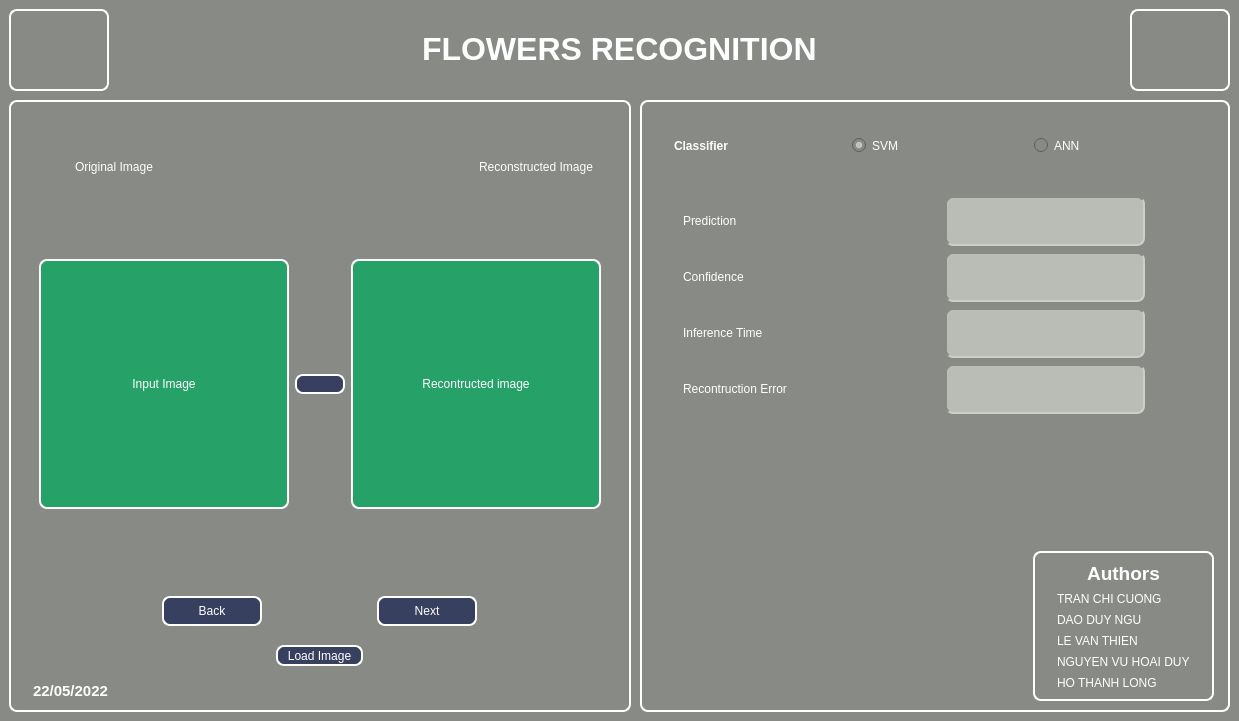
<?xml version="1.0" encoding="UTF-8"?>
<ui version="4.0">
 <class>Form</class>
 <widget class="QWidget" name="Form">
  <property name="geometry">
   <rect>
    <x>0</x>
    <y>0</y>
    <width>1239</width>
    <height>721</height>
   </rect>
  </property>
  <property name="windowTitle">
   <string>Form</string>
  </property>
  <property name="styleSheet">
   <string notr="true">background-color: rgb(136, 138, 133);</string>
  </property>
  <layout class="QVBoxLayout" name="verticalLayout_3">
   <property name="spacing">
    <number>0</number>
   </property>
   <property name="leftMargin">
    <number>0</number>
   </property>
   <property name="topMargin">
    <number>0</number>
   </property>
   <property name="rightMargin">
    <number>0</number>
   </property>
   <property name="bottomMargin">
    <number>0</number>
   </property>
   <item>
    <widget class="QFrame" name="frame_3">
     <property name="maximumSize">
      <size>
       <width>16777215</width>
       <height>100</height>
      </size>
     </property>
     <property name="frameShape">
      <enum>QFrame::NoFrame</enum>
     </property>
     <property name="frameShadow">
      <enum>QFrame::Raised</enum>
     </property>
     <layout class="QHBoxLayout" name="horizontalLayout">
      <property name="leftMargin">
       <number>9</number>
      </property>
      <property name="topMargin">
       <number>9</number>
      </property>
      <item>
       <widget class="QLabel" name="logo_1">
        <property name="maximumSize">
         <size>
          <width>100</width>
          <height>100</height>
         </size>
        </property>
        <property name="styleSheet">
         <string notr="true">border-color: rgb(255 ,255,255);
font: 75 15pt &quot;Ubuntu Condensed&quot;;
border-width : 1.5px;
border-style:inset;
border-radius: 8px;
padding: 0 5px;
color: rgb(255, 255, 255);</string>
        </property>
        <property name="text">
         <string/>
        </property>
       </widget>
      </item>
      <item alignment="Qt::AlignHCenter">
       <widget class="QLabel" name="label_15">
        <property name="styleSheet">
         <string notr="true">font: 75 15pt &quot;Ubuntu Condensed&quot;;
color: rgb(255, 255, 255)
</string>
        </property>
        <property name="text">
         <string>&lt;html&gt;&lt;head/&gt;&lt;body&gt;&lt;p&gt;&lt;span style=&quot; font-size:24pt; font-weight:600;&quot;&gt;FLOWERS RECOGNITION&lt;/span&gt;&lt;/p&gt;&lt;/body&gt;&lt;/html&gt;</string>
        </property>
       </widget>
      </item>
      <item>
       <widget class="QLabel" name="logo_2">
        <property name="maximumSize">
         <size>
          <width>100</width>
          <height>100</height>
         </size>
        </property>
        <property name="styleSheet">
         <string notr="true">border-color: rgb(255 ,255,255);
font: 75 15pt &quot;Ubuntu Condensed&quot;;
border-width : 1.5px;
border-style:inset;
border-radius: 8px;
padding: 0 5px;
color: rgb(255, 255, 255);</string>
        </property>
        <property name="text">
         <string/>
        </property>
       </widget>
      </item>
     </layout>
    </widget>
   </item>
   <item>
    <widget class="QFrame" name="frame_4">
     <property name="frameShape">
      <enum>QFrame::NoFrame</enum>
     </property>
     <property name="frameShadow">
      <enum>QFrame::Raised</enum>
     </property>
     <layout class="QHBoxLayout" name="horizontalLayout_2">
      <property name="spacing">
       <number>9</number>
      </property>
      <property name="leftMargin">
       <number>9</number>
      </property>
      <property name="topMargin">
       <number>0</number>
      </property>
      <property name="rightMargin">
       <number>9</number>
      </property>
      <property name="bottomMargin">
       <number>9</number>
      </property>
      <item>
       <widget class="QFrame" name="frame_2">
        <property name="maximumSize">
         <size>
          <width>800</width>
          <height>16777215</height>
         </size>
        </property>
        <property name="styleSheet">
         <string notr="true">border-color: rgb(255 ,255,255);
font: 75 15pt &quot;Ubuntu Condensed&quot;;
border-width : 1.5px;
border-style:inset;
border-radius: 8px;
padding: 0 5px;
color: rgb(255, 255, 255);</string>
        </property>
        <property name="frameShape">
         <enum>QFrame::NoFrame</enum>
        </property>
        <property name="frameShadow">
         <enum>QFrame::Raised</enum>
        </property>
        <layout class="QVBoxLayout" name="verticalLayout_4">
         <item>
          <widget class="QFrame" name="frame_5">
           <property name="styleSheet">
            <string notr="true">border:none;</string>
           </property>
           <property name="frameShape">
            <enum>QFrame::NoFrame</enum>
           </property>
           <property name="frameShadow">
            <enum>QFrame::Raised</enum>
           </property>
           <layout class="QGridLayout" name="gridLayout_2">
            <property name="topMargin">
             <number>0</number>
            </property>
            <property name="verticalSpacing">
             <number>0</number>
            </property>
            <item row="0" column="0" alignment="Qt::AlignRight|Qt::AlignTop">
             <widget class="QLabel" name="label_5">
              <property name="maximumSize">
               <size>
                <width>16777215</width>
                <height>50</height>
               </size>
              </property>
              <property name="text">
               <string>Original Image</string>
              </property>
             </widget>
            </item>
            <item row="0" column="1" colspan="3">
             <widget class="QLabel" name="label_6">
              <property name="maximumSize">
               <size>
                <width>16777215</width>
                <height>50</height>
               </size>
              </property>
              <property name="text">
               <string/>
              </property>
             </widget>
            </item>
            <item row="0" column="4" alignment="Qt::AlignLeft|Qt::AlignTop">
             <widget class="QLabel" name="label_14">
              <property name="maximumSize">
               <size>
                <width>16777215</width>
                <height>50</height>
               </size>
              </property>
              <property name="text">
               <string>Reconstructed Image</string>
              </property>
             </widget>
            </item>
            <item row="1" column="0" colspan="2" alignment="Qt::AlignLeft">
             <widget class="QLabel" name="screen_or">
              <property name="minimumSize">
               <size>
                <width>250</width>
                <height>250</height>
               </size>
              </property>
              <property name="maximumSize">
               <size>
                <width>250</width>
                <height>250</height>
               </size>
              </property>
              <property name="styleSheet">
               <string notr="true">background-color: rgb(38, 162, 105);
border-color: rgb(255 ,255,255);
font: 75 15pt &quot;Ubuntu Condensed&quot;;
border-width : 1.5px;
border-style:inset;
border-radius: 8px;
padding: 0 5px;
color: rgb(255, 255, 255);</string>
              </property>
              <property name="text">
               <string>Input Image</string>
              </property>
              <property name="alignment">
               <set>Qt::AlignCenter</set>
              </property>
             </widget>
            </item>
            <item row="1" column="2" alignment="Qt::AlignVCenter">
             <widget class="Line" name="line">
              <property name="minimumSize">
               <size>
                <width>50</width>
                <height>20</height>
               </size>
              </property>
              <property name="styleSheet">
               <string notr="true">border-color: rgb(255 ,255,255);
font: 75 15pt &quot;Ubuntu Condensed&quot;;
background-color: rgb(56, 64, 95);
border-width : 1.5px;
border-style:inset;
border-radius: 8px;
padding: 0 5px;
color: rgb(255, 255, 255);</string>
              </property>
              <property name="frameShadow">
               <enum>QFrame::Plain</enum>
              </property>
              <property name="orientation">
               <enum>Qt::Horizontal</enum>
              </property>
             </widget>
            </item>
            <item row="1" column="3" colspan="2" alignment="Qt::AlignRight">
             <widget class="QLabel" name="screen_re">
              <property name="minimumSize">
               <size>
                <width>250</width>
                <height>250</height>
               </size>
              </property>
              <property name="maximumSize">
               <size>
                <width>250</width>
                <height>250</height>
               </size>
              </property>
              <property name="styleSheet">
               <string notr="true">background-color: rgb(38, 162, 105);
border-color: rgb(255 ,255,255);
font: 75 15pt &quot;Ubuntu Condensed&quot;;
border-width : 1.5px;
border-style:inset;
border-radius: 8px;
padding: 0 5px;
color: rgb(255, 255, 255);</string>
              </property>
              <property name="text">
               <string>Recontructed image</string>
              </property>
              <property name="alignment">
               <set>Qt::AlignCenter</set>
              </property>
             </widget>
            </item>
           </layout>
          </widget>
         </item>
         <item>
          <widget class="QFrame" name="frame_6">
           <property name="maximumSize">
            <size>
             <width>16777215</width>
             <height>100</height>
            </size>
           </property>
           <property name="styleSheet">
            <string notr="true">border: none;</string>
           </property>
           <property name="frameShape">
            <enum>QFrame::NoFrame</enum>
           </property>
           <property name="frameShadow">
            <enum>QFrame::Raised</enum>
           </property>
           <layout class="QVBoxLayout" name="verticalLayout_6">
            <item>
             <widget class="QFrame" name="frame_11">
              <property name="frameShape">
               <enum>QFrame::StyledPanel</enum>
              </property>
              <property name="frameShadow">
               <enum>QFrame::Raised</enum>
              </property>
              <layout class="QHBoxLayout" name="horizontalLayout_3">
               <item>
                <widget class="QPushButton" name="back_button">
                 <property name="maximumSize">
                  <size>
                   <width>100</width>
                   <height>30</height>
                  </size>
                 </property>
                 <property name="cursor">
                  <cursorShape>PointingHandCursor</cursorShape>
                 </property>
                 <property name="styleSheet">
                  <string notr="true">border-color: rgb(255 ,255,255);
font: 75 15pt &quot;Ubuntu Condensed&quot;;
background-color: rgb(56, 64, 95);
border-width : 1.5px;
border-style:inset;
border-radius: 8px;
padding: 0 5px;
color: rgb(255, 255, 255);</string>
                 </property>
                 <property name="text">
                  <string>Back</string>
                 </property>
                </widget>
               </item>
               <item>
                <widget class="QPushButton" name="next_button">
                 <property name="maximumSize">
                  <size>
                   <width>100</width>
                   <height>30</height>
                  </size>
                 </property>
                 <property name="cursor">
                  <cursorShape>PointingHandCursor</cursorShape>
                 </property>
                 <property name="styleSheet">
                  <string notr="true">border-color: rgb(255 ,255,255);
font: 75 15pt &quot;Ubuntu Condensed&quot;;
background-color: rgb(56, 64, 95);
border-width : 1.5px;
border-style:inset;
border-radius: 8px;
padding: 0 5px;
color: rgb(255, 255, 255);</string>
                 </property>
                 <property name="text">
                  <string>Next</string>
                 </property>
                </widget>
               </item>
              </layout>
             </widget>
            </item>
            <item alignment="Qt::AlignHCenter">
             <widget class="QToolButton" name="load_button">
              <property name="cursor">
               <cursorShape>PointingHandCursor</cursorShape>
              </property>
              <property name="styleSheet">
               <string notr="true">border-color: rgb(255 ,255,255);
font: 75 15pt &quot;Ubuntu Condensed&quot;;
background-color: rgb(56, 64, 95);
border-width : 1.5px;
border-style:inset;
border-radius: 8px;
padding: 0 5px;
color: rgb(255, 255, 255);</string>
              </property>
              <property name="text">
               <string>Load Image</string>
              </property>
             </widget>
            </item>
           </layout>
          </widget>
         </item>
         <item>
          <widget class="QLabel" name="label_16">
           <property name="maximumSize">
            <size>
             <width>16777215</width>
             <height>20</height>
            </size>
           </property>
           <property name="styleSheet">
            <string notr="true">font: 75 15pt &quot;Ubuntu Condensed&quot;;
color: rgb(255, 255, 255);
border: none;
</string>
           </property>
           <property name="text">
            <string>&lt;html&gt;&lt;head/&gt;&lt;body&gt;&lt;p&gt;&lt;span style=&quot; font-size:11pt; font-weight:600;&quot;&gt;22/05/2022&lt;/span&gt;&lt;/p&gt;&lt;/body&gt;&lt;/html&gt;</string>
           </property>
          </widget>
         </item>
        </layout>
       </widget>
      </item>
      <item>
       <widget class="QFrame" name="frame">
        <property name="styleSheet">
         <string notr="true">border-color: rgb(255 ,255,255);
font: 75 15pt &quot;Ubuntu Condensed&quot;;
border-width : 1.5px;
border-style:inset;
border-radius: 8px;
padding: 0 5px;
color: rgb(255, 255, 255);</string>
        </property>
        <property name="frameShape">
         <enum>QFrame::NoFrame</enum>
        </property>
        <property name="frameShadow">
         <enum>QFrame::Raised</enum>
        </property>
        <layout class="QVBoxLayout" name="verticalLayout">
         <item>
          <widget class="QFrame" name="frame_7">
           <property name="styleSheet">
            <string notr="true">border: none;</string>
           </property>
           <property name="frameShape">
            <enum>QFrame::NoFrame</enum>
           </property>
           <property name="frameShadow">
            <enum>QFrame::Raised</enum>
           </property>
           <layout class="QVBoxLayout" name="verticalLayout_5">
            <property name="leftMargin">
             <number>0</number>
            </property>
            <property name="topMargin">
             <number>0</number>
            </property>
            <property name="rightMargin">
             <number>0</number>
            </property>
            <property name="bottomMargin">
             <number>50</number>
            </property>
            <item>
             <widget class="QFrame" name="frame_9">
              <property name="maximumSize">
               <size>
                <width>16777215</width>
                <height>70</height>
               </size>
              </property>
              <property name="frameShape">
               <enum>QFrame::NoFrame</enum>
              </property>
              <property name="frameShadow">
               <enum>QFrame::Raised</enum>
              </property>
              <layout class="QHBoxLayout" name="horizontalLayout_5">
               <property name="leftMargin">
                <number>0</number>
               </property>
               <property name="topMargin">
                <number>0</number>
               </property>
               <property name="rightMargin">
                <number>0</number>
               </property>
               <property name="bottomMargin">
                <number>0</number>
               </property>
               <item>
                <widget class="QLabel" name="label_9">
                 <property name="styleSheet">
                  <string notr="true">font: 75 15pt &quot;Ubuntu Condensed&quot;;
color: rgb(255, 255, 255);
border: None</string>
                 </property>
                 <property name="text">
                  <string>&lt;html&gt;&lt;head/&gt;&lt;body&gt;&lt;p&gt;&lt;span style=&quot; font-weight:600;&quot;&gt;Classifier&lt;/span&gt;&lt;/p&gt;&lt;/body&gt;&lt;/html&gt;</string>
                 </property>
                </widget>
               </item>
               <item>
                <widget class="QRadioButton" name="svm_checker">
                 <property name="focusPolicy">
                  <enum>Qt::StrongFocus</enum>
                 </property>
                 <property name="styleSheet">
                  <string notr="true">font: 75 15pt &quot;Ubuntu Condensed&quot;;
color: rgb(255, 255, 255);
border: None</string>
                 </property>
                 <property name="text">
                  <string>SVM</string>
                 </property>
                 <property name="checked">
                  <bool>true</bool>
                 </property>
                </widget>
               </item>
               <item>
                <widget class="QRadioButton" name="ann_checker">
                 <property name="styleSheet">
                  <string notr="true">font: 75 15pt &quot;Ubuntu Condensed&quot;;
color: rgb(255, 255, 255);
border: None</string>
                 </property>
                 <property name="text">
                  <string>ANN</string>
                 </property>
                </widget>
               </item>
              </layout>
             </widget>
            </item>
            <item alignment="Qt::AlignTop">
             <widget class="QFrame" name="frame_10">
              <property name="frameShape">
               <enum>QFrame::NoFrame</enum>
              </property>
              <property name="frameShadow">
               <enum>QFrame::Raised</enum>
              </property>
              <layout class="QGridLayout" name="gridLayout">
               <property name="horizontalSpacing">
                <number>20</number>
               </property>
               <item row="0" column="0" alignment="Qt::AlignLeft">
                <widget class="QLabel" name="label_2">
                 <property name="minimumSize">
                  <size>
                   <width>0</width>
                   <height>50</height>
                  </size>
                 </property>
                 <property name="styleSheet">
                  <string notr="true">font: 75 15pt &quot;Ubuntu Condensed&quot;;
color: rgb(255, 255, 255);
border: None</string>
                 </property>
                 <property name="text">
                  <string>Prediction</string>
                 </property>
                 <property name="textFormat">
                  <enum>Qt::AutoText</enum>
                 </property>
                </widget>
               </item>
               <item row="0" column="1" alignment="Qt::AlignLeft">
                <widget class="QLabel" name="predict">
                 <property name="minimumSize">
                  <size>
                   <width>200</width>
                   <height>50</height>
                  </size>
                 </property>
                 <property name="styleSheet">
                  <string notr="true">border-color: rgb(136, 138, 133);
background-color: rgb(186, 189, 182);
border-width : 1.5px;
border-style:inset;
border-radius: 8px;
padding: 0 5px;
color: rgb(255, 255, 255);</string>
                 </property>
                 <property name="text">
                  <string/>
                 </property>
                </widget>
               </item>
               <item row="1" column="0" alignment="Qt::AlignLeft">
                <widget class="QLabel" name="label">
                 <property name="minimumSize">
                  <size>
                   <width>0</width>
                   <height>50</height>
                  </size>
                 </property>
                 <property name="styleSheet">
                  <string notr="true">font: 75 15pt &quot;Ubuntu Condensed&quot;;
color: rgb(255, 255, 255);
border: None</string>
                 </property>
                 <property name="text">
                  <string>Confidence</string>
                 </property>
                </widget>
               </item>
               <item row="1" column="1" alignment="Qt::AlignLeft">
                <widget class="QLabel" name="confidence">
                 <property name="minimumSize">
                  <size>
                   <width>200</width>
                   <height>50</height>
                  </size>
                 </property>
                 <property name="styleSheet">
                  <string notr="true">border-color: rgb(136, 138, 133);
background-color: rgb(186, 189, 182);
border-width : 1.5px;
border-style:inset;
border-radius: 8px;
padding: 0 5px;
color: rgb(255, 255, 255);</string>
                 </property>
                 <property name="text">
                  <string/>
                 </property>
                </widget>
               </item>
               <item row="3" column="0" alignment="Qt::AlignLeft">
                <widget class="QLabel" name="label_3">
                 <property name="minimumSize">
                  <size>
                   <width>0</width>
                   <height>50</height>
                  </size>
                 </property>
                 <property name="styleSheet">
                  <string notr="true">font: 75 15pt &quot;Ubuntu Condensed&quot;;
color: rgb(255, 255, 255);
border: None</string>
                 </property>
                 <property name="text">
                  <string>Inference Time</string>
                 </property>
                </widget>
               </item>
               <item row="3" column="1" alignment="Qt::AlignLeft">
                <widget class="QLabel" name="time">
                 <property name="minimumSize">
                  <size>
                   <width>200</width>
                   <height>50</height>
                  </size>
                 </property>
                 <property name="styleSheet">
                  <string notr="true">border-color: rgb(136, 138, 133);
background-color: rgb(186, 189, 182);
border-width : 1.5px;
border-style:inset;
border-radius: 8px;
padding: 0 5px;
color: rgb(255, 255, 255);</string>
                 </property>
                 <property name="text">
                  <string/>
                 </property>
                </widget>
               </item>
               <item row="4" column="0" alignment="Qt::AlignLeft">
                <widget class="QLabel" name="label_4">
                 <property name="minimumSize">
                  <size>
                   <width>0</width>
                   <height>50</height>
                  </size>
                 </property>
                 <property name="styleSheet">
                  <string notr="true">font: 75 15pt &quot;Ubuntu Condensed&quot;;
color: rgb(255, 255, 255);
border: None</string>
                 </property>
                 <property name="text">
                  <string>Recontruction Error</string>
                 </property>
                </widget>
               </item>
               <item row="4" column="1" alignment="Qt::AlignLeft">
                <widget class="QLabel" name="re">
                 <property name="minimumSize">
                  <size>
                   <width>200</width>
                   <height>50</height>
                  </size>
                 </property>
                 <property name="styleSheet">
                  <string notr="true">border-color: rgb(136, 138, 133);
background-color: rgb(186, 189, 182);
border-width : 1.5px;
border-style:inset;
border-radius: 8px;
padding: 0 5px;
color: rgb(255, 255, 255);</string>
                 </property>
                 <property name="text">
                  <string/>
                 </property>
                </widget>
               </item>
              </layout>
             </widget>
            </item>
           </layout>
          </widget>
         </item>
         <item alignment="Qt::AlignRight">
          <widget class="QFrame" name="frame_8">
           <property name="maximumSize">
            <size>
             <width>16777215</width>
             <height>150</height>
            </size>
           </property>
           <property name="frameShape">
            <enum>QFrame::NoFrame</enum>
           </property>
           <property name="frameShadow">
            <enum>QFrame::Raised</enum>
           </property>
           <layout class="QVBoxLayout" name="verticalLayout_2">
            <item>
             <widget class="QLabel" name="label_13">
              <property name="styleSheet">
               <string notr="true">font: 75 8pt &quot;Ubuntu Condensed&quot;;
color: rgb(255, 255, 255);
border: none;</string>
              </property>
              <property name="text">
               <string>&lt;html&gt;&lt;head/&gt;&lt;body&gt;&lt;p&gt;&lt;span style=&quot; font-size:14pt; font-weight:600;&quot;&gt;Authors&lt;/span&gt;&lt;/p&gt;&lt;/body&gt;&lt;/html&gt;</string>
              </property>
              <property name="alignment">
               <set>Qt::AlignCenter</set>
              </property>
             </widget>
            </item>
            <item>
             <widget class="QLabel" name="label_7">
              <property name="styleSheet">
               <string notr="true">font: 75 10pt &quot;Ubuntu Condensed&quot;;
border: none;
color: rgb(255, 255, 255);</string>
              </property>
              <property name="text">
               <string>TRAN CHI CUONG</string>
              </property>
             </widget>
            </item>
            <item>
             <widget class="QLabel" name="label_8">
              <property name="styleSheet">
               <string notr="true">font: 75 10pt &quot;Ubuntu Condensed&quot;;
border: none;
color: rgb(255, 255, 255);</string>
              </property>
              <property name="text">
               <string>DAO DUY NGU</string>
              </property>
             </widget>
            </item>
            <item>
             <widget class="QLabel" name="label_10">
              <property name="styleSheet">
               <string notr="true">font: 75 10pt &quot;Ubuntu Condensed&quot;;
border: none;
color: rgb(255, 255, 255);</string>
              </property>
              <property name="text">
               <string>LE VAN THIEN</string>
              </property>
             </widget>
            </item>
            <item>
             <widget class="QLabel" name="label_11">
              <property name="styleSheet">
               <string notr="true">font: 75 10pt &quot;Ubuntu Condensed&quot;;
border: none;
color: rgb(255, 255, 255);</string>
              </property>
              <property name="text">
               <string>NGUYEN VU HOAI DUY</string>
              </property>
             </widget>
            </item>
            <item>
             <widget class="QLabel" name="label_12">
              <property name="styleSheet">
               <string notr="true">font: 75 10pt &quot;Ubuntu Condensed&quot;;
border: none;
color: rgb(255, 255, 255);</string>
              </property>
              <property name="text">
               <string>HO THANH LONG</string>
              </property>
             </widget>
            </item>
           </layout>
          </widget>
         </item>
        </layout>
       </widget>
      </item>
     </layout>
    </widget>
   </item>
  </layout>
 </widget>
 <resources/>
 <connections/>
</ui>
